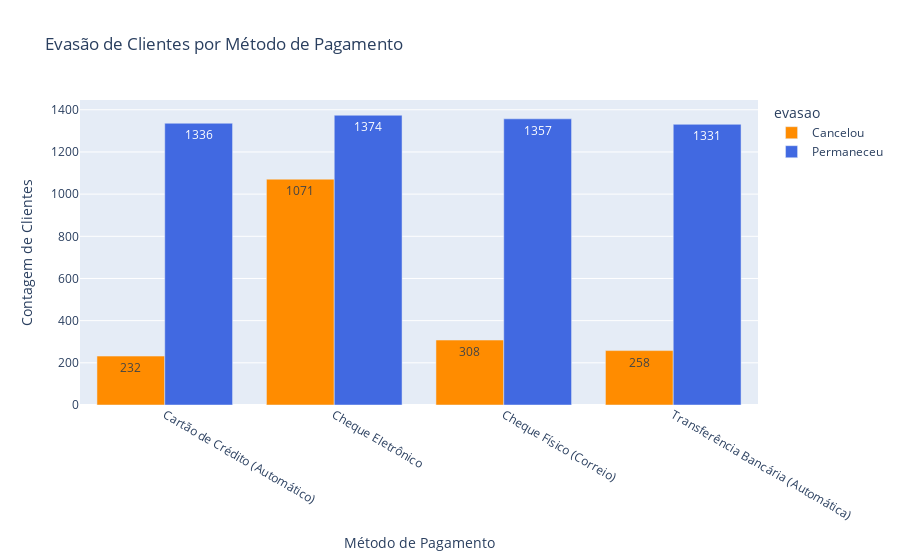

This figure's notebook cell:
### Code cell
#Evasão por Método de pagamento
df_plot_pagamento = df_final.copy()
df_plot_pagamento['evasao'] = df_plot_pagamento['evasao'].map({1: 'Cancelou', 0: 'Permaneceu'})

mapa_pagamento = {
    'Electronic check': 'Cheque Eletrônico',
    'Mailed check': 'Cheque Físico (Correio)',
    'Bank transfer (automatic)': 'Transferência Bancária (Automática)',
    'Credit card (automatic)': 'Cartão de Crédito (Automático)'
}
df_plot_pagamento['metodo_pagamento'] = df_plot_pagamento['metodo_pagamento'].map(mapa_pagamento)

df_agrupado_pagamento = df_plot_pagamento.groupby(['metodo_pagamento', 'evasao']).size().reset_index(name='Contagem')

fig_pagamento = px.bar(
    df_agrupado_pagamento,
    x='metodo_pagamento',
    y='Contagem',
    color='evasao',
    barmode='group',
    title='Evasão de Clientes por Método de Pagamento',
    text_auto=True,
    color_discrete_map={'Permaneceu': 'royalblue', 'Cancelou': 'darkorange'}
)

fig_pagamento.update_layout(
    xaxis_title='Método de Pagamento',
    yaxis_title='Contagem de Clientes'
)
fig_pagamento.write_image("imagens/grafico_evasao_por_pagamento.png")
fig_pagamento.show()

### Figure 1 — Plotly figure (JSON) as saved in the notebook; plotly's stock layout.template omitted (floating-point values rounded to 4 significant figures)
{"data": [{"alignmentgroup": "True", "hovertemplate": "evasao=Cancelou<br>metodo_pagamento=%{x}<br>Contagem=%{y}<extra></extra>", "legendgroup": "Cancelou", "marker": {"color": "darkorange", "pattern": {"shape": ""}}, "name": "Cancelou", "offsetgroup": "Cancelou", "orientation": "v", "showlegend": true, "textposition": "auto", "texttemplate": "%{y}", "type": "bar", "x": ["Cartão de Crédito (Automático)", "Cheque Eletrônico", "Cheque Físico (Correio)", "Transferência Bancária (Automática)"], "xaxis": "x", "y": [232, 1071, 308, 258], "yaxis": "y"}, {"alignmentgroup": "True", "hovertemplate": "evasao=Permaneceu<br>metodo_pagamento=%{x}<br>Contagem=%{y}<extra></extra>", "legendgroup": "Permaneceu", "marker": {"color": "royalblue", "pattern": {"shape": ""}}, "name": "Permaneceu", "offsetgroup": "Permaneceu", "orientation": "v", "showlegend": true, "textposition": "auto", "texttemplate": "%{y}", "type": "bar", "x": ["Cartão de Crédito (Automático)", "Cheque Eletrônico", "Cheque Físico (Correio)", "Transferência Bancária (Automática)"], "xaxis": "x", "y": [1336, 1374, 1357, 1331], "yaxis": "y"}], "layout": {"barmode": "group", "legend": {"title": {"text": "evasao"}, "tracegroupgap": 0}, "title": {"text": "Evasão de Clientes por Método de Pagamento"}, "xaxis": {"anchor": "y", "domain": [0, 1], "title": {"text": "Método de Pagamento"}}, "yaxis": {"anchor": "x", "domain": [0, 1], "title": {"text": "Contagem de Clientes"}}}}
